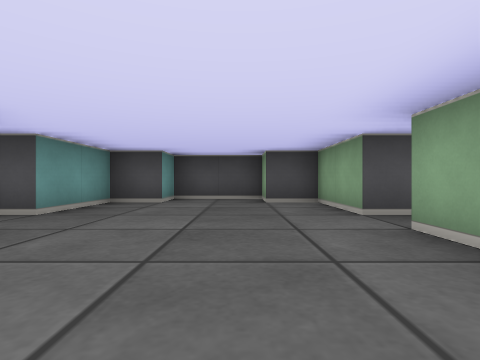
View 1 (above)

14 first-person views from a walk through a cub3D level. The camera is about half as high as the walls, looks level and sees 80° across. The floor is counted in squares. Each view is taken from the middle of a square. On the plan, view 1 faces up. The plan holds only what a view shows up to about 9 squares ahead; the rest is blank. The place goes on beyond the plan.

View 2
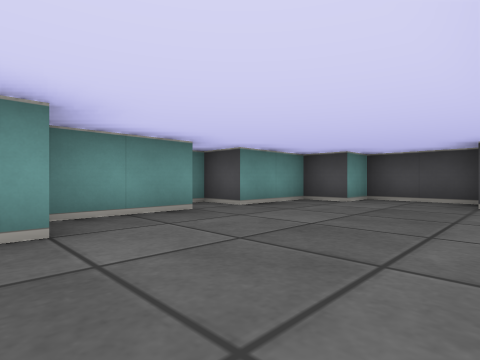

View 3
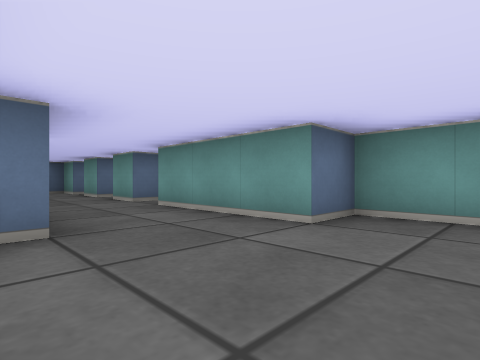

View 4
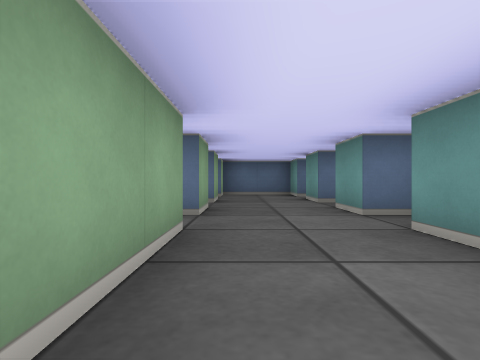

View 5
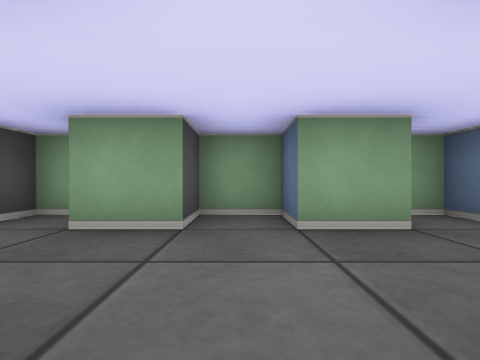

View 6
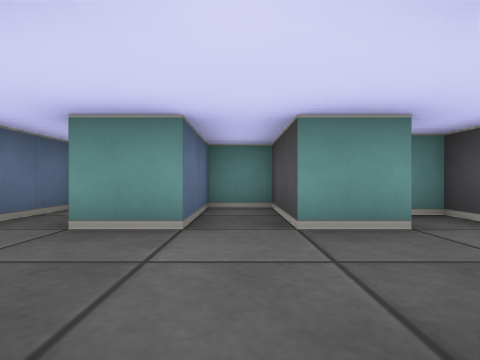

View 7
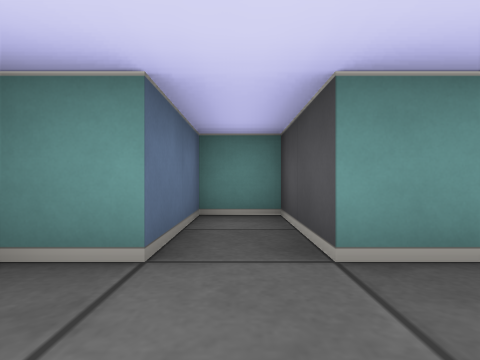

View 8
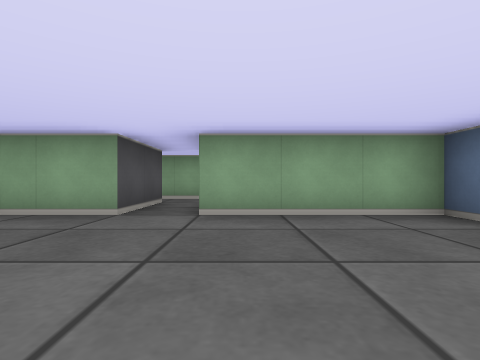

View 9
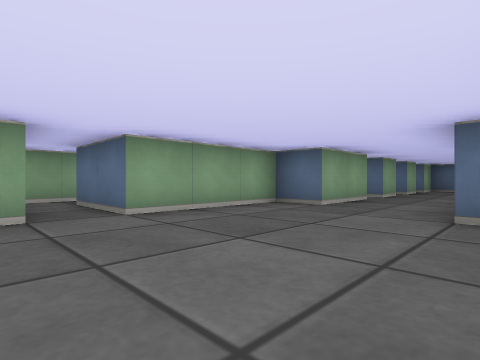

View 10
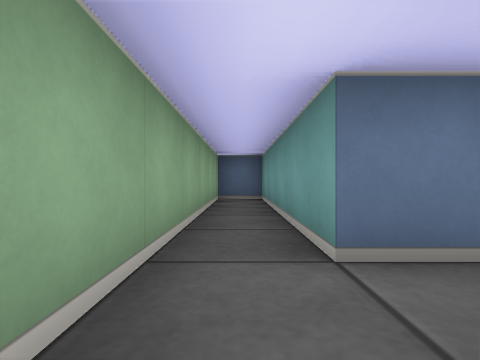

View 11
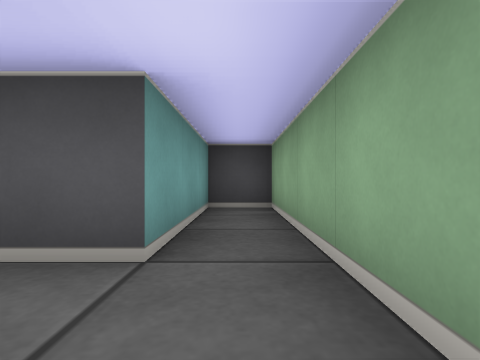

View 12
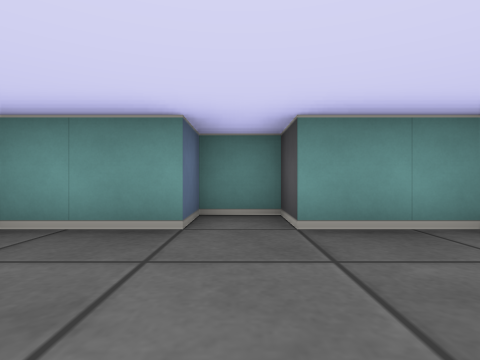

View 13
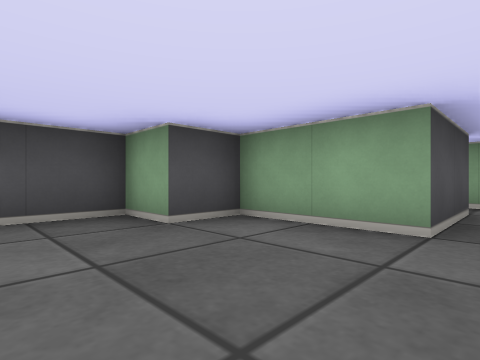

View 14
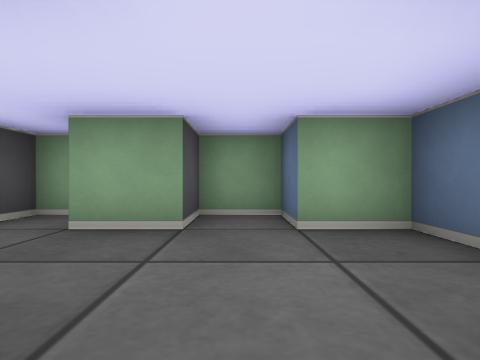

### Floor plan
Points are (right, up) in squares from view 1. A wall is a line through its corners. A room is listed if a view was taken in it or the views show most of it. See-through windows are left out.
Room 1 (views 1, 2, 3, 4, 8, 9, 12, 13)
walls: (1.5, 3.5) (1.5, 5.5) (0.5, 5.5) (0.5, 6.5) (-1.5, 6.5) (-1.5, 5.5) (-2.5, 5.5) (-2.5, 3.5) (-3.5, 3.5) (-3.5, 2.5) (-2.5, 2.5) (-2.5, 0.5) (-1.5, 0.5) (-1.5, -2.5); (-1.9, -2.5) (-2.5, -2.5) (-2.5, -3); (0.5, -2.5) (0.5, -0.5) (1.5, -0.5) (1.5, 2.5); (1.5, -3) (1.5, -2.5) (0.9, -2.5); (-2.1, -3.5) (-1.5, -3.5); (0.5, -3.5) (1, -3.5)
ways out: opening at (-0.5, -4) to room 2; opening at (2.5, 3) to room 4
Room 2 (views 5, 6)
walls: (-1.5, -3.5) (-1.5, -4.5) (-3.5, -4.5) (-3.5, -5.5) (-1.5, -5.5) (-1.5, -6.5); (0.5, -6.5) (0.5, -5.5) (1.5, -5.5) (1.5, -4.5) (0.5, -4.5) (0.5, -3.5)
ways out: opening at (-0.5, -4) to room 1; opening at (-0.5, -6) to room 3
Room 3 (views 7, 14)
walls: (-1.5, -6.5) (-3.5, -6.5) (-3.5, -7.5) (-1.5, -7.5) (-1.5, -8.5) (0.5, -8.5) (0.5, -7.5) (1.5, -7.5) (1.5, -6.5) (0.5, -6.5)
ways out: opening at (-0.5, -6) to room 2
Room 4 (views 10, 11)
walls: (1.5, 2.5) (3.5, 2.5) (3.5, -2.5) (4.5, -2.5) (4.5, 6.5) (3.5, 6.5) (3.5, 3.5) (1.5, 3.5)
ways out: opening at (2.5, 3) to room 1

Positions as (right, up) in squares from view 1, and headings:
1: (0, 0), facing up
2: (1, 0), facing up-left
3: (1, 2), facing down-left
4: (0, 0), facing down
5: (-2, -5), facing right
6: (1, -5), facing left
7: (0, -7), facing left
8: (-2, 2), facing right
9: (-2, 4), facing down-right
10: (4, 4), facing down
11: (4, 2), facing up
12: (0, 3), facing left
13: (-1, 3), facing up-right
14: (-2, -7), facing right
